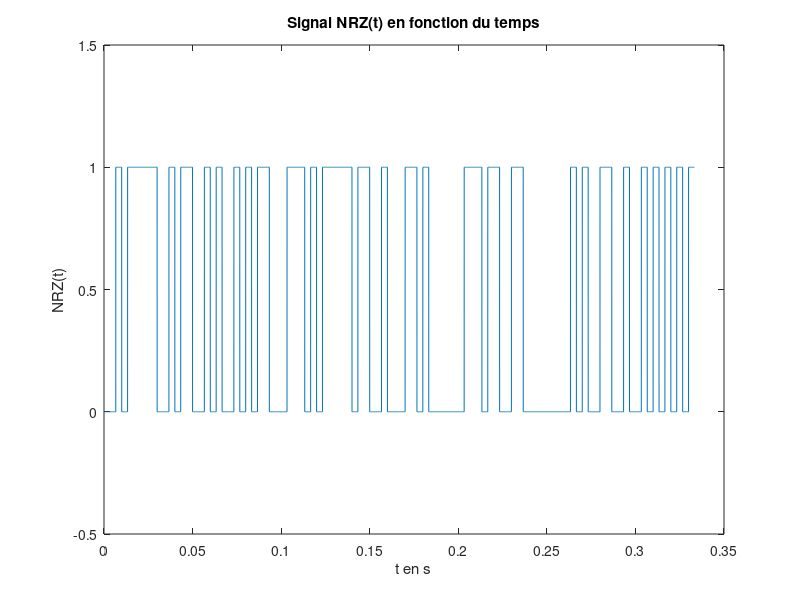

This figure's MATLAB source: (Note: this script raises an error after producing the figure.)
clear all
close all
clc

% Paramètres
F0 = 6000; % Fréquence bits 0 en Hz
F1 = 2000; % Fréquence bits 1 en Hz
Fe = 48000; % Fréquence d'échantillonage en Hz
Te = 1/Fe; % Période d'échantillonage en secondes
Ts = 1/300; % s/bits, le débit souhaité max est de 300 bits/seconde

Ns = floor(Ts/Te); % échantillons/bits, on prend la partie entière, Ts = Ns*Te
Nb_bits = 100; % Nombre de bits du signal émis
Nb_echantillons = Nb_bits*Ns; % Nombre d'échantillons

donnees = randi(0:1, Nb_bits, 1); % Génération de Nb_bits 0 ou 1 de manière aléatoire
NRZ = zeros(Nb_echantillons,1); % Initialisation du signal NRZ avec Nb_echantillons echantillons
T = ([0:Nb_echantillons-1]*Te)'; % Le signal est tracé de 0 à (Nb_echantillons-1)*Te secondes,
                                 % avec un pas de Te

                                 
%% Modem de fréquence - Démodulation par filtrage
        
%3.1 Construction du signal modulé en fréquence

%3.1.1.1 Génération du signal NRZ 
for i = 1:Nb_bits
    NRZ((i-1)*Ns+1:i*Ns) = donnees(i); 
end;

%3.1.1.2 Tracé du signal NRZ(t) en fonction du temps
figure; % figure 1
plot(T,NRZ);
ylim([-0.5 1.5]);
xlabel('t en s');
ylabel('NRZ(t)');
title('Signal NRZ(t) en fonction du temps');

%3.1.1.3 Tracé de la DSP de NRZ théorique et expérimentale
[DSP_NRZ_Th,f] = DSP_rectangulaire(Nb_echantillons,Fe,NRZ);
figure; % figure 2
subplot(211);
semilogy(f,DSP_NRZ_Th);
xlabel('f en Hz');
ylabel('DSP NRZ Th(f)');
title('DSP théorique de NRZ en fonction de f');

DSP_NRZ_Exp = (Ts*sinc(pi*f*Ts).^2 + dirac(f))/4;
%figure;
subplot(212);
semilogy(f,DSP_NRZ_Exp);
xlabel('f en Hz');
ylabel('DSP NRZ Exp(f)');
title('DSP expérimentale de NRZ en fonction de f');

% pwelch à tester plus tard

%3.1.2.1 Génération du signal x(t) modulé en fréquence
phi0 = rand*2*pi;
phi1 = rand*2*pi;
Cos0 = cos(2*pi*F0*T + phi0);
Cos1 = cos(2*pi*F1*T + phi1);
%Un = eye(size(NRZ));

x_module = (1 - NRZ).*Cos0 + NRZ.*Cos1;

%3.1.2.2 Tracé du signal x(t) en fonction du temps
figure; % figure 3
plot(T,x_module);
ylim([-1.5 1.5]);
xlabel('t en s');
ylabel('x(t)');
title('Signal x(t) en fonction de t');

%3.1.2.3 Calcul de la DSP de x(t) en fonction de la DSP de NRZ

%3.1.2.4 Tracé de la DSP de x(t) théorique et expérimentale
DSP_X_Th = DSP_rectangulaire(Nb_echantillons,Fe,x_module);
figure; % figure 4
subplot(211);
%ylim([1e-04 10]);
%xlim([-6000 6000]);
semilogy(f,DSP_X_Th);
xlabel('f en Hz');
ylabel('DSP X Th(f)');
title('DSP X théorique en fonction de f');


% S_x = abs(fft(x).^2)/length(x);
% figure;
% subplot(411);
% semilogy(S_x);
% subplot(412);
% pwelch(x);
% 
% %3.3.1 Filtre passe-bas
% 
% g = Fe*(1:length(x))/length(x);
% fc = 2500; %Hz
% intervalle = [-100*Te:Te:100*Te];
% 
% figure;
% h = (2*fc/Fe)*sinc(2*fc*intervalle);
% H = 50*fft(h);
% z = filter(H,[1],x);
% Z = abs(fft(z));
% plot(intervalle,H);
% 
% %3.3.2 Filtre passe-haut
